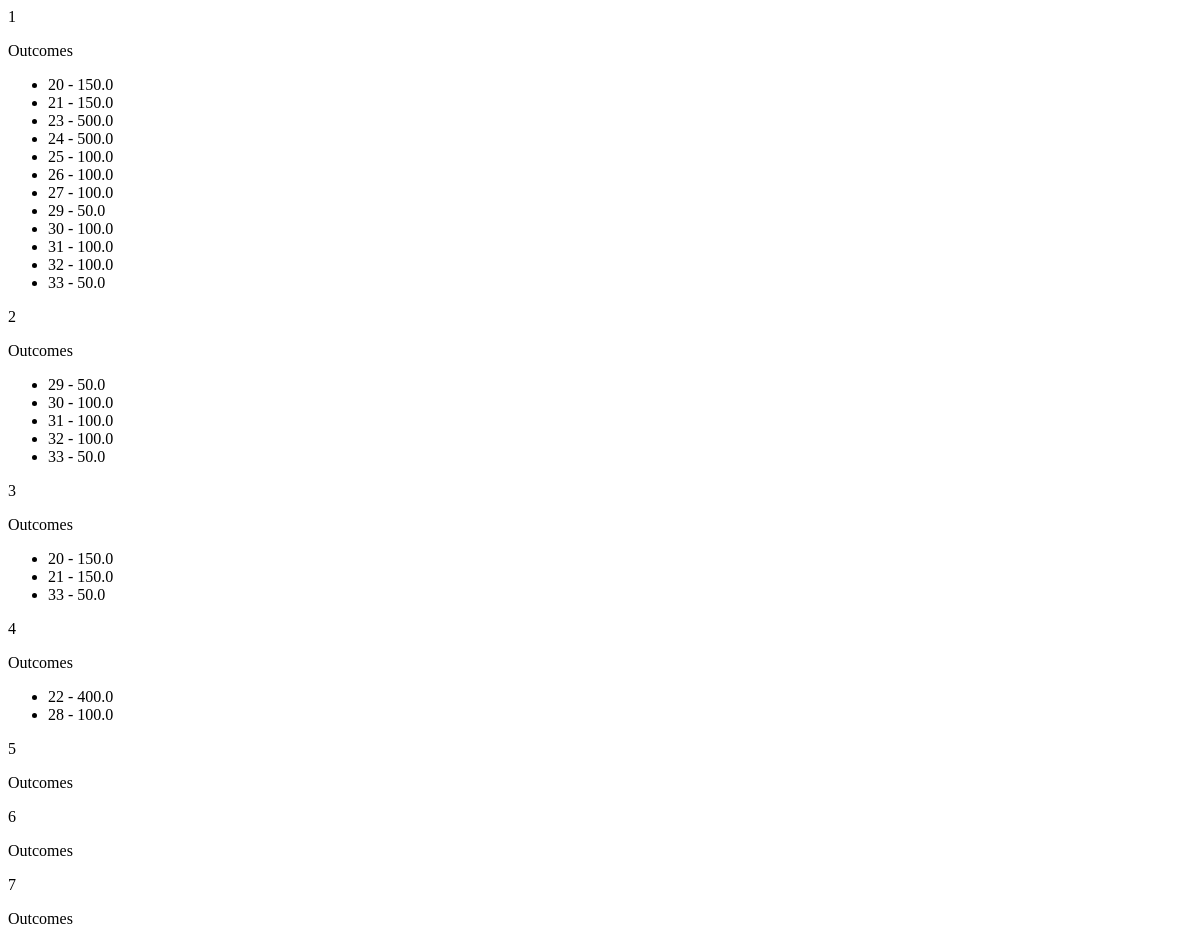
/test/, run on an earlier commit of the app's database.
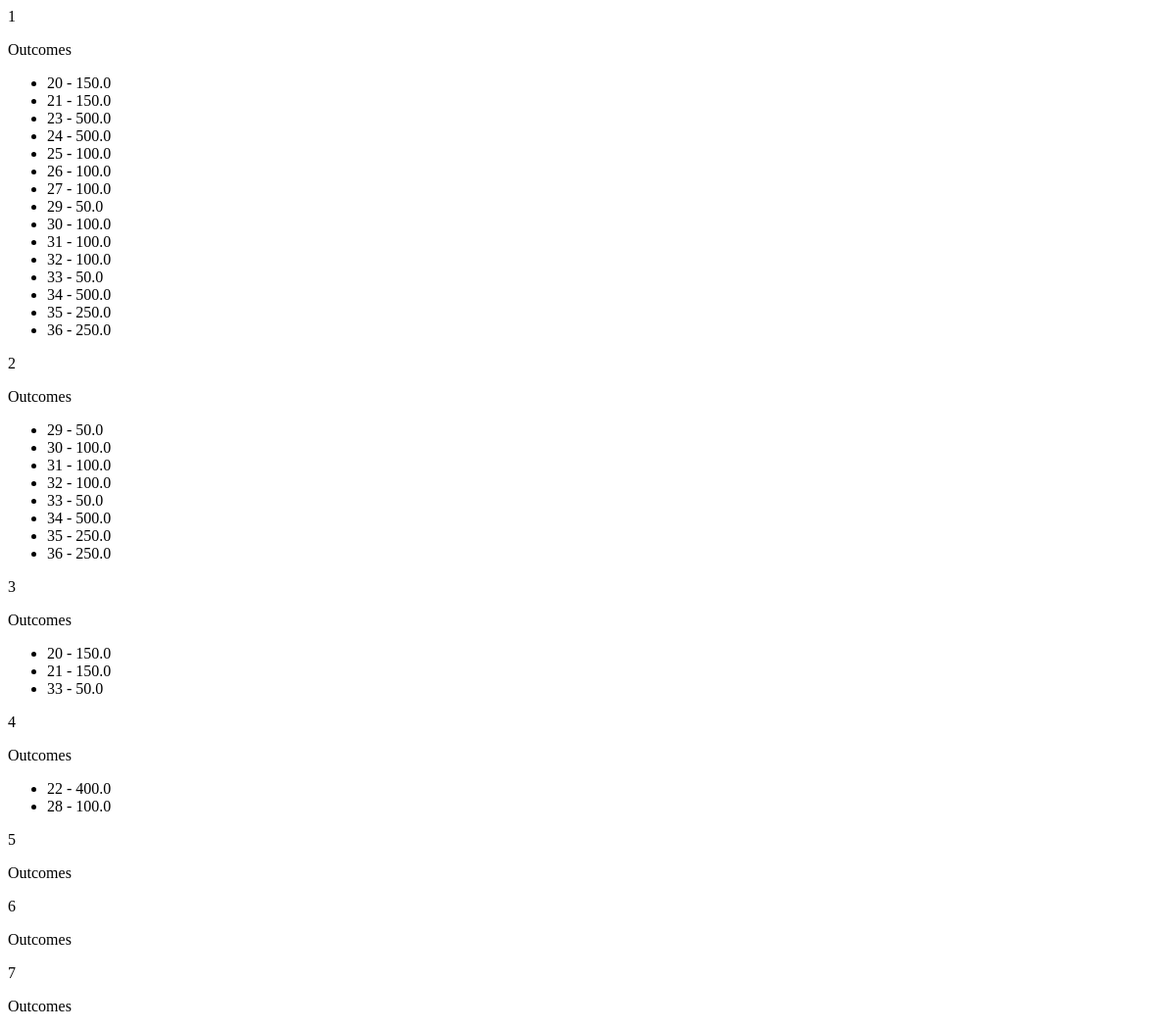
And on a later commit of the database.
### transactions/models.py (models this page shows, shortened)
class Account(models.Model):
    balance = models.FloatField(validators=[MinValueValidator(0)])
    user = models.ForeignKey(User, on_delete=models.CASCADE)
    created = models.DateTimeField(auto_now_add=True)
    transactions = models.ManyToManyField('self', through='Transaction')
    class Meta:
        verbose_name = 'Cчет'
        verbose_name_plural = 'Cчета'

class Transaction(models.Model):
    date_time = models.DateTimeField(auto_now_add=True)
    amount = models.FloatField(validators=[MinValueValidator(0)])
    from_accounts = models.ManyToManyField(Account, related_name='outcomes')
    to_account = models.ForeignKey(Account, on_delete=models.CASCADE, related_name='incomes')
    is_cancelled = models.BooleanField(default=False)
    class Meta:
        verbose_name = 'Транзакция'
        verbose_name_plural = 'Транзакции'

### transactions/views.py (the view)
# urls.py: path('test/', views.test, name='test'),
def test(request):
    account_list = Account.objects.prefetch_related(Prefetch('outcomes', Transaction.objects.annotate(outcome_amount=F('amount') / Count('from_accounts')))).all()
    return render(request, 'test.html', {'account_list': account_list})

### transactions/templates/test.html (shortened to what this page needs)
{% for account in account_list %}
    <p>{{ account.id }}</p>
    <p>Outcomes</p>
    <ul>
        {% for outcome in account.outcomes.all %}
            <li>{{ outcome.id }} - {{ outcome.outcome_amount }}</li>
        {% endfor %}
    </ul>
{% endfor %}

What changed in the data, as far as the page shows it:
added Transaction: id "34", outcome_amount "500.0"
added Transaction: id "35", outcome_amount "250.0"
added Transaction: id "36", outcome_amount "250.0"
